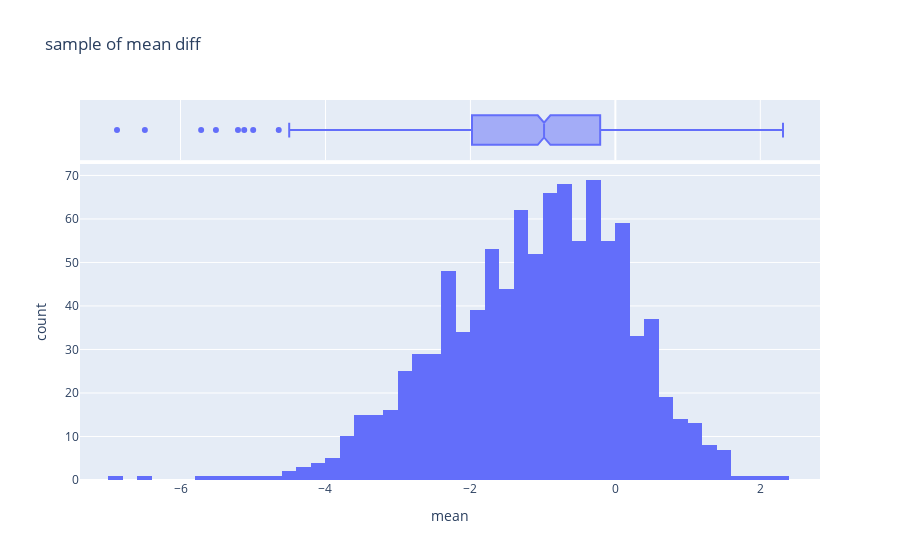

Write notebook code for a chart like this one.
### Code cell
fig = px.histogram(pd.DataFrame({'mean':sample_mean}),
                   x='mean',
                   title='sample of mean diff',
                   marginal = 'box',
                   nbins = 50)
fig.show()

### Figure 1 — Plotly figure (JSON) as saved in the notebook; plotly's stock layout.template omitted (floating-point values rounded to 4 significant figures; data arrays with more than 128 entries replaced by an {"elided": "..."} marker saying what was removed)
{"data": [{"alignmentgroup": "True", "bingroup": "x", "hovertemplate": "mean=%{x}<br>count=%{y}<extra></extra>", "legendgroup": "", "marker": {"color": "#636efa", "pattern": {"shape": ""}}, "name": "", "nbinsx": 50, "offsetgroup": "", "orientation": "v", "showlegend": false, "type": "histogram", "x": {"elided": "1000 float values"}, "xaxis": "x", "yaxis": "y"}, {"alignmentgroup": "True", "hovertemplate": "mean=%{x}<extra></extra>", "legendgroup": "", "marker": {"color": "#636efa"}, "name": "", "notched": true, "offsetgroup": "", "showlegend": false, "type": "box", "x": {"elided": "1000 float values"}, "xaxis": "x2", "yaxis": "y2"}], "layout": {"barmode": "relative", "legend": {"tracegroupgap": 0}, "title": {"text": "sample of mean diff"}, "xaxis": {"anchor": "y", "domain": [0, 1], "title": {"text": "mean"}}, "xaxis2": {"anchor": "y2", "domain": [0, 1], "matches": "x", "showgrid": true, "showticklabels": false}, "yaxis": {"anchor": "x", "domain": [0, 0.8316], "title": {"text": "count"}}, "yaxis2": {"anchor": "x2", "domain": [0.8416, 1], "matches": "y2", "showgrid": false, "showline": false, "showticklabels": false, "ticks": ""}}}
